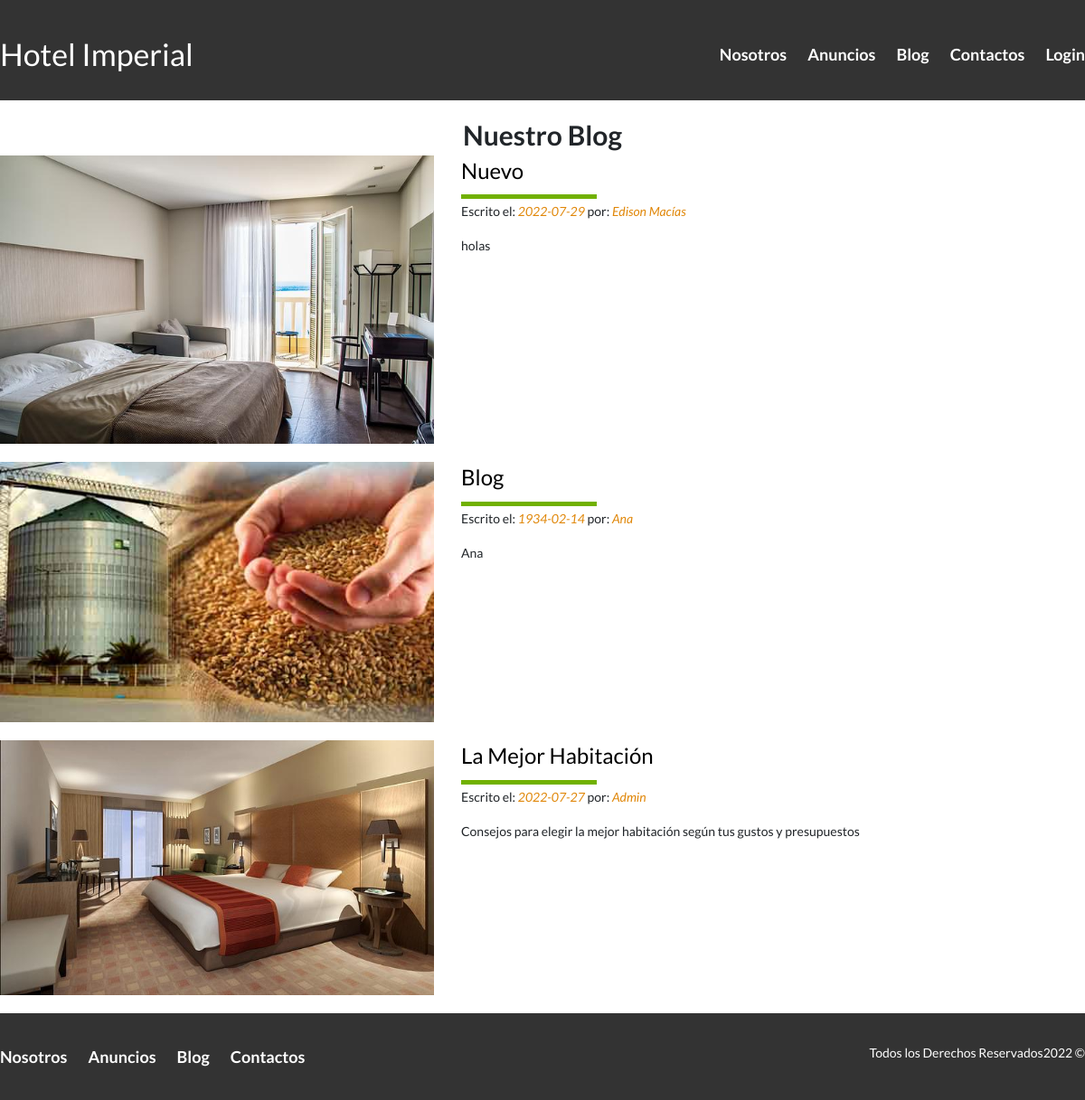
The page /blog/ on the database as committed earlier.
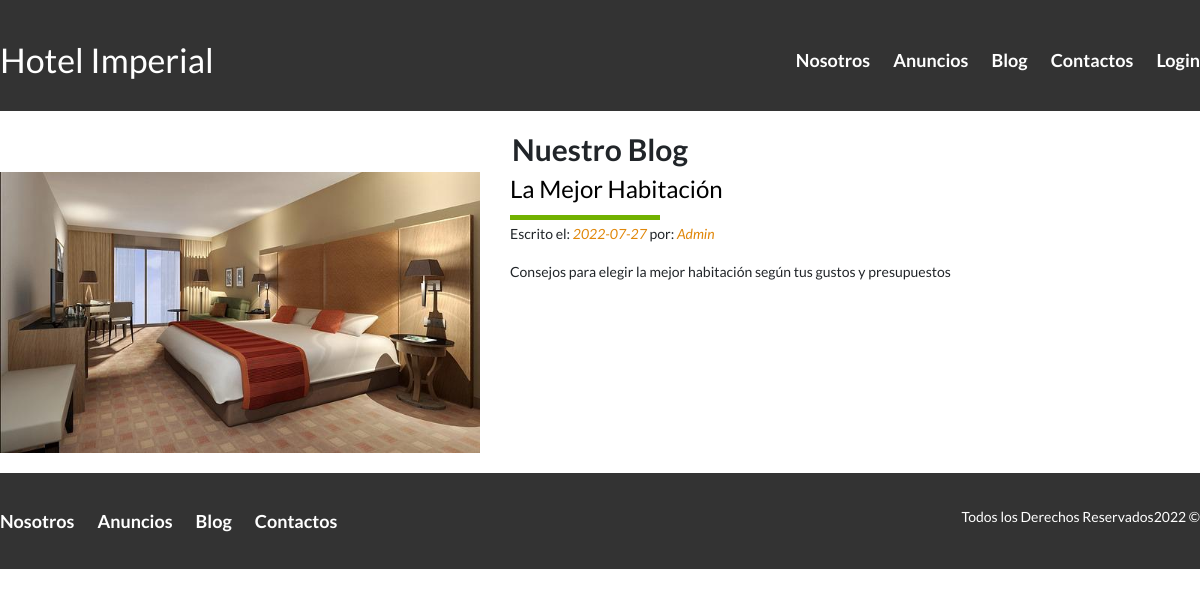
The same page on the database as committed later.
### Hotel/models.py (models this page shows, shortened)
class Blog (models.Model):
    title = models.CharField(max_length=100, verbose_name="Titulo")
    date = models.DateField(verbose_name="Fecha")
    author = models.CharField(max_length=100, verbose_name="Autor")
    image = models.ImageField(verbose_name="Imagen", upload_to="blog")
    description = models.TextField(verbose_name="Descripcion")
    created = models.DateTimeField(auto_now_add=True, verbose_name="Fecha de Creacion")
    updated = models.DateTimeField(auto_now=True, verbose_name="Fecha de Modificacion")
    class Meta:
        verbose_name = 'Blog'
        verbose_name_plural = 'Blog'
        ordering = ["-created"]

### Hotel/views.py (the view)
# urls.py: path('blog/', blog.as_view(), name="blog"),
class blog(TemplateView):
    template_name = 'hotel/Blog.html'
    def get(selt, request):
        blog = Blog.objects.all()
        return render(request, selt.template_name, {'blog': blog})

### Hotel/templates/hotel/Blog.html (shortened to what this page needs)
{% extends 'core/base.html' %}
{% block header %}site-header{% endblock %}
{% block content %}
    <div class="contenedor section contenido-centrar">
        <section class="blog">
            <h3 class="centrar-texto fw-600">Nuestro Blog</h3>
            {% for blog in blog %}
                <article class="entrada-blog">
                    <div class="imagen">
                        <img src="{{blog.image.url}}" alt="Blog">
                    </div>
                    <div class="texto-entrada">
                        <a  href="{% url 'blogentrada' blog.title %}" onclick="getEmpId(this)" data-employee-id="{{forloop.counter}}">
                            <h4>{{blog.title}}</h4>
                        </a>
                        <p>Escrito el: <em>{{blog.date| date:'Y-m-d'}}</em> por: <em>{{blog.author}}</em></p>
                        <p>{{blog.description}}</p>
                    </div>
                </article>
            {% endfor %}
        </section>
    </div>
{% endblock %}

Rows that differ between the two databases and show on the page:
removed Blog: image (picture), title "Nuevo", date "2022-07-29", author "Edison Macías", description "holas"
removed Blog: image (picture), title "Blog", date "1934-02-14", author "Ana", description "Ana"
